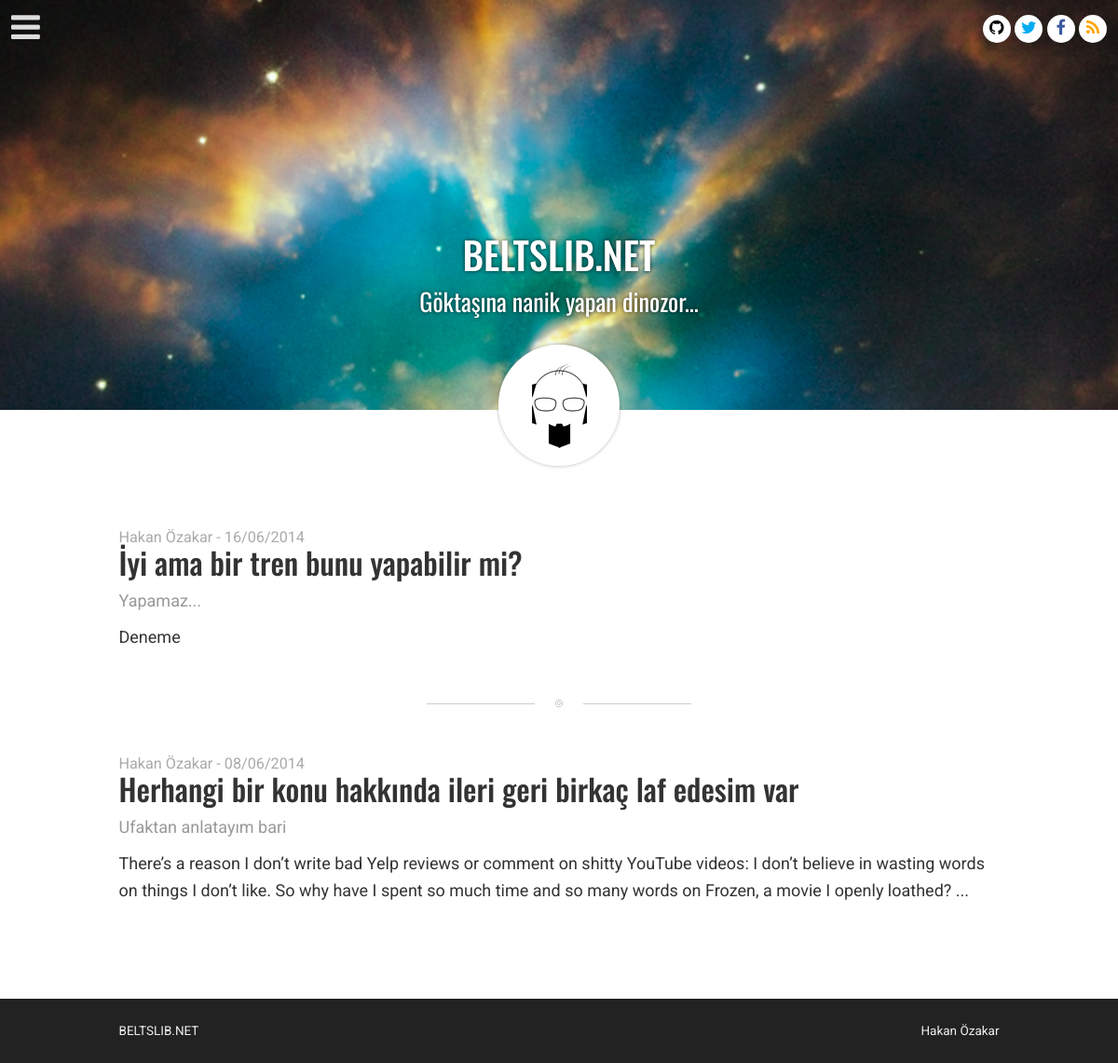
The page / on the database its author committed.
### tables this page shows
CREATE TABLE `sosyal` (
  `id` int(11) NOT NULL AUTO_INCREMENT,
  `isim` varchar(255) NOT NULL,
  `url` varchar(255) NOT NULL,
  `ikon` varchar(255) NOT NULL DEFAULT 'fa-circle',
  `renk` varchar(10) NOT NULL DEFAULT 'black',
  `hoverrenk` varchar(10) NOT NULL DEFAULT 'white',
  `sid` int(11) NOT NULL,
  `sira` int(11) NOT NULL DEFAULT '999999',
  PRIMARY KEY (`id`),
  KEY `sid` (`sid`),
  CONSTRAINT `sosyal_ibfk_1` FOREIGN KEY (`sid`) REFERENCES `sitebilgi` (`id`) ON DELETE CASCADE ON UPDATE CASCADE
);

CREATE TABLE `sitebilgi` (
  `id` int(11) NOT NULL AUTO_INCREMENT,
  `dil` varchar(5) NOT NULL DEFAULT 'tr',
  `charset` varchar(255) NOT NULL DEFAULT 'utf-8',
  `zamandilimi` varchar(255) NOT NULL DEFAULT 'Asia/Istanbul',
  `aciklama` varchar(1000) DEFAULT NULL,
  `keywords` varchar(255) DEFAULT NULL,
  `isim` varchar(255) DEFAULT NULL,
  `url` varchar(255) DEFAULT NULL,
  `foto` varchar(255) DEFAULT NULL,
  `baslik` varchar(255) DEFAULT NULL,
  `asbaslik` varchar(255) DEFAULT NULL,
  `asaltbaslik` varchar(255) DEFAULT NULL,
  `tarihformat` varchar(24) NOT NULL DEFAULT 'd/m/Y',
  `tarihsaatformat` varchar(24) NOT NULL DEFAULT 'd/m/Y H:i',
  `kisametin` smallint(6) NOT NULL DEFAULT '25',
  `ortametin` smallint(6) NOT NULL DEFAULT '60',
  `uzunmetin` smallint(6) NOT NULL DEFAULT '120',
  `satirsayi` tinyint(4) NOT NULL DEFAULT '10',
  `yazar` varchar(255) DEFAULT NULL,
  `yazarposta` varchar(255) DEFAULT NULL,
  `anadizin` varchar(255) NOT NULL DEFAULT '/',
  `postaadres` varchar(255) DEFAULT NULL,
  `postasunucu` varchar(255) DEFAULT NULL,
  `postakullanici` varchar(255) DEFAULT NULL,
  `postasifre` varchar(255) DEFAULT NULL,
  `postaport` varchar(255) DEFAULT NULL,
  `postaauth` tinyint(4) NOT NULL DEFAULT '1',
  `aktif` tinyint(4) NOT NULL DEFAULT '0',
  PRIMARY KEY (`id`)
);

CREATE TABLE `makaleler` (
  `id` int(11) NOT NULL AUTO_INCREMENT,
  `baslik` varchar(255) NOT NULL,
  `altbaslik` varchar(255) DEFAULT NULL,
  `icerik` text,
  `aciklama` varchar(1000) DEFAULT NULL,
  `tarih` timestamp NOT NULL DEFAULT CURRENT_TIMESTAMP ON UPDATE CURRENT_TIMESTAMP,
  `aktif` tinyint(4) NOT NULL DEFAULT '0',
  `kullanici` int(11) NOT NULL,
  `yapiskan` tinyint(4) NOT NULL DEFAULT '0',
  `url` varchar(255) DEFAULT NULL,
  `sablon` varchar(255) NOT NULL DEFAULT 'makale.html',
  `sid` int(11) NOT NULL,
  PRIMARY KEY (`id`),
  KEY `baslik` (`baslik`),
  KEY `altbaslik` (`altbaslik`),
  KEY `tarih` (`tarih`),
  KEY `aktif` (`aktif`),
  KEY `kullanici` (`kullanici`),
  KEY `sid` (`sid`),
  CONSTRAINT `makaleler_ibfk_1` FOREIGN KEY (`kullanici`) REFERENCES `kullanicilar` (`id`) ON UPDATE CASCADE,
  CONSTRAINT `makaleler_ibfk_2` FOREIGN KEY (`sid`) REFERENCES `sitebilgi` (`id`) ON UPDATE CASCADE
);

CREATE TABLE `kullanicilar` (
  `id` int(11) NOT NULL AUTO_INCREMENT,
  `isim` varchar(255) NOT NULL,
  `eposta` varchar(255) NOT NULL,
  `sifre` varchar(255) NOT NULL,
  `duzey` tinyint(4) NOT NULL DEFAULT '0',
  `sid` int(11) NOT NULL DEFAULT '1',
  `aktif` tinyint(4) NOT NULL DEFAULT '1',
  PRIMARY KEY (`id`),
  UNIQUE KEY `eposta` (`eposta`),
  KEY `sid` (`sid`),
  CONSTRAINT `kullanicilar_ibfk_1` FOREIGN KEY (`sid`) REFERENCES `sitebilgi` (`id`) ON DELETE CASCADE ON UPDATE CASCADE
);

### yonetim/inc/sistem/config.php (called while the page is built, shortened)
<?php
include('vtbilgi.php');
$db = new mysqli($vt_bilgi['sunucu'], $vt_bilgi['kullanici'], $vt_bilgi['sifre'], $vt_bilgi['isim']) or die("Baglanilamadi");
$rs = $db->query("SELECT * FROM sitebilgi".($_SESSION['sid'] ? " WHERE id = ".$_SESSION['sid'] : "")." ORDER BY aktif DESC, id LIMIT 1");
$sb = $rs->fetch_assoc();
?>

### yonetim/inc/sistem/functions.php (called while the page is built, shortened)
<?php
include(getDir().'config.php');
include(getDir().'commonclasses.php');
$site = new site;
function getDir($dosya = 'functions.php') {
    $hoy = get_included_files();
    foreach ($hoy as $f) {
		if(strpos($f, $dosya)>-1) {
			$h = $f;
			break;
		}
	}
	if($h) {
		$h = explode($dosya, $h);
		$h = $h[0];
	} else {
		$h = '';
	}
	return $h;
}
?>

### yonetim/inc/sistem/commonclasses.php (the view, shortened to what this page needs)
<?php
class site {
    public $sb;
    public $db;
    public $sayfasayi;
    function __construct() {
        global $sb;
        global $db;
        $this->sb = $sb;
        $this->db = $db;
    }
    public function sayfaisle($gelen) {
        $dummy = '';
        while($item = explode('[[ekle((', $gelen, 2)) {
            if(count($item) < 2) {
                $dummy .= $item[0];
                break;
            }
            $dummy .= $item[0];
            $item = explode('))]]', $item[1], 2);
            $dummy .= file_get_contents(getDir('index.php')."yonetim\\sablon\\".$item[0]);
            $gelen = $item[1];
        }
        $gelen = $dummy;
        while($item = explode('[[', $gelen, 2)) {
            if(count($item) < 2) {
                echo $item[0];
                break;
            }
            echo $item[0];
            $item = explode(']]', $item[1], 2);
            $gelen = $item[1];
            $this->calistir($item[0]);
        }
    }
    private function calistir($gelen) {
        $gelen = explode('((', $gelen, 2);
        $func = $gelen[0];
        $gelen = explode('))', $gelen[1], 2);
        $param = explode(',', $gelen[0]);
        $kod = current(explode('}}', end(explode('{{', $gelen[1], 2))));
        switch($func) {
            case 'sitebilgi':
                echo $this->sitebilgi($param[0]);
                break;
            case 'liste':
                $this->liste($kod);
                break;
            case 'menu':
                $this->menu($param[0], $kod);
                break;
            case 'sosyal':
                $this->sosyal($kod);
                break;
            case 'oncekisayfa':
                echo $this->sayfa('onceki', $param[0], $param[1]);
                break;
            case 'sonrakisayfa':
                echo $this->sayfa('sonraki', $param[0], $param[1]);
                break;
        }
    }
    private function sitebilgi($alan) {
        return $this->sb[$alan];
    }
    private function liste($kod) {
        $sayfa = $_REQUEST['sayfa'] ? $_REQUEST['sayfa'] : 1;
        $tip = 'tum';
        $sql = "
            SELECT
                makaleler.*, makaleler.icerik as kisametin, makaleler.icerik as ortametin, makaleler.icerik as uzunmetin, CONCAT(foto.id, foto.uzanti) as foto, foto.aciklama as fotoAciklama, IFNULL(renksec.renk, '#ccc') as renk, kullanicilar.isim as yazar
            FROM
                makaleler
            LEFT JOIN
                etiketgruplari ON etiketgruplari.mid = makaleler.id
            LEFT JOIN
                etiketler ON etiketler.id = etiketgruplari.eid
            INNER JOIN
                kullanicilar ON kullanicilar.id = makaleler.kullanici
            LEFT JOIN foto ON foto.mid = makaleler.id
            LEFT JOIN
                etiketler as renksec ON renksec.id = etiketgruplari.eid AND renksec.menu
        ";
        $ara = $tip != 'tum' ? '%'.implode('%', explode(' ', $_REQUEST[$tip])).'%' : '';
        switch($tip) {
            default:
                $sql .= "
                    WHERE
                        makaleler.aktif ".(!$ara ? "" : "
                        AND (
                            CONCAT(IFNULL(makaleler.baslik, ''), ' ', IFNULL(makaleler.altbaslik, ''), ' ', IFNULL(makaleler.icerik, ''), ' ', IFNULL(makaleler.aciklama, '')) LIKE '$ara'
                            OR etiketler.isim LIKE '$ara'
                            OR kullanicilar.isim LIKE '$ara'
                            OR kullanicilar.eposta LIKE '$ara'
                        ) ")."
                        AND makaleler.sid = $_SESSION[sid]
                    GROUP BY makaleler.id
                    ORDER BY ".(!$ara ? "makaleler.yapiskan DESC, " : "")."makaleler.tarih DESC, foto.sira
                ";
        }
        $lc = " LIMIT ".(($sayfa - 1) * $this->sb['satirsayi']).", ".$this->sb['satirsayi'];
        $rs = $this->db->query($sql);
        $satir = $rs->num_rows;
        $this->sayfasayi = ceil($satir / $this->sb['satirsayi']);
        $sql .= $lc;
        $rs = $this->db->query($sql);
        while($rec = $rs->fetch_array()) $this->donguicerik($rec, $kod);
    }
    private function menu($tum, $kod) {
        $sql = "
            SELECT etiketler.*
            FROM etiketler
            LEFT JOIN etiketgruplari ON etiketgruplari.eid = etiketler.id
            LEFT JOIN makaleler ON etiketgruplari.mid = makaleler.id AND makaleler.aktif
            WHERE
                menu
                AND etiketler.sid = $_SESSION[sid]
                ".(!$tum ? "AND NOT ISNULL(makaleler.id)" : "")."
            GROUP BY
                etiketler.id
            ORDER BY etiketler.isim
        ";
        $rs = $this->db->query($sql);
        while($rec = $rs->fetch_array()) $this->donguicerik($rec, $kod);
    }
    private function sosyal($kod) {
        $sql = "
            SELECT *, url as fullurl
            FROM sosyal
            WHERE
                sid = $_SESSION[sid]
            ORDER BY sira
        ";
        $rs = $this->db->query($sql);
        while($rec = $rs->fetch_array()) $this->donguicerik($rec, $kod);
    }
    private function donguicerik($rec, $kod) {
        $dummy = explode('@]', $kod);
        foreach($dummy as $item) {
            $item = explode('[@=', $item);
            echo $item[0];
            if($item[1]) echo $this->bicimlendir($item[1], $rec[$item[1]]);
        }
    }
    private function bicimlendir($isim, $deger) {
        switch($isim) {
            case 'tarih':
                $deger = date($this->sb['tarihformat'], strtotime($deger));
                break;
            case 'kisametin':
            case 'ortametin':
            case 'uzunmetin':
                $deger = strip_tags($deger);
                $deger = str_replace(array(
                    chr(13),
                    chr(9),
                    chr(10)
                ), ' ', $deger);
                $deger = str_replace('  ', ' ', trim($deger));
                $deger = explode(' ', $deger, $this->sb[$isim] + 1);
                $comma = '';
                if(count($deger) > $this->sb[$isim]) {
                    array_pop($deger);
                    $comma = '...';
                }
                $deger = implode(' ', $deger).$comma;
                break;
            case 'url':
                $deger = $this->sb['anadizin'].$deger.'.html';
                break;
        }
        return $deger;
    }
    private function sayfa($yon, $tip, $sayfasayi) {
        if(!$sayfasayi) {
            $sayfa = $_REQUEST['sayfa'] ? $_REQUEST['sayfa'] : 1;
        } else {
            $sayfa = $sayfasayi;
        }
        if($yon == 'onceki') {
            $sayfa -= 1;
            $sayfa = max($sayfa, 0);
            $gosterim = ($sayfa > 0 ? '' : 'hidden');
        } else {
            $sayfa += 1;
            $gosterim = ($sayfa > $this->sayfasayi ? 'hidden' : '');
            $sayfa = min($sayfa, $this->sayfasayi);
        }
        $cevap = array(
            'sayfa' => $sayfa,
            'gosterim' => $gosterim
        );
        return $cevap[$tip];
    }
}
?>

### index.php
<?php
    include("yonetim/inc/sistem/functions.php");
    if($_REQUEST['url']) {
        $site->makale($_REQUEST['url']);
        $dosya = getDir('index.php')."yonetim\\sablon\\".$site->url['sablon'];
    } else {
        $dosya = getDir('index.php')."yonetim\\sablon\\index.html";
    }
    $icerik = file_get_contents($dosya);
    echo $site->sayfaisle($icerik);
?>

### rows shown on the page
sitebilgi: asbaslik "BELTSLIB.NET", asaltbaslik "Göktaşına nanik yapan dinozor...", isim "BELTSLIB.NET", yazar "Hakan Özakar"
makaleler: kullanici.isim "Hakan Özakar", item "-", tarih.tarihformat "16/06/2014", baslik "İyi ama bir tren bunu yapabilir mi?", altbaslik "Yapamaz...", icerik "Deneme"
makaleler: kullanici.isim "Hakan Özakar", item "-", tarih.tarihformat "08/06/2014", baslik "Herhangi bir konu hakkında ileri geri birkaç laf edesim var", altbaslik "Ufaktan anlatayım bari", icerik.ortametin "There’s a reason I don’t write bad Yelp reviews or comment on shitty YouTube videos: I don’t believe in wasting words on things I don’t like. So why have I spent so much time and so many words on Frozen, a movie I openly loathed? ..."
